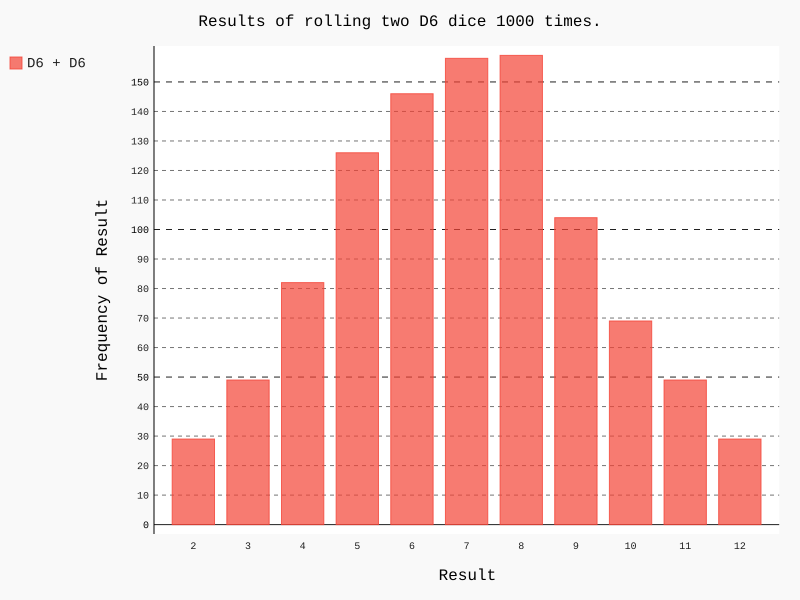

Source code (Python):
import pygal
from die import Die 

# Create two D6 dice.
die_1 = Die()
die_2 = Die()
# Make some rolls, and store results in a list.
results = []

for roll_num in range(1000):
	result = die_1.roll() + die_2.roll()
	results.append(result)
# Analyze the results.
frequencies = []
max_result = die_1.num_sides + die_2.num_sides

for value in range(2, max_result+1):
	frequency = results.count(value)
	frequencies.append(frequency)
# Visualize the results.
hist = pygal.Bar()

hist.title = "Results of rolling two D6 dice 1000 times."
hist.x_labels = ['2', '3', '4', '5', '6', '7', '8', '9', '10', '11', '12']
hist.x_title = "Result"
hist.y_title = "Frequency of Result"

hist.add('D6 + D6', frequencies)
hist.render_to_file('dice_visual.svg')
